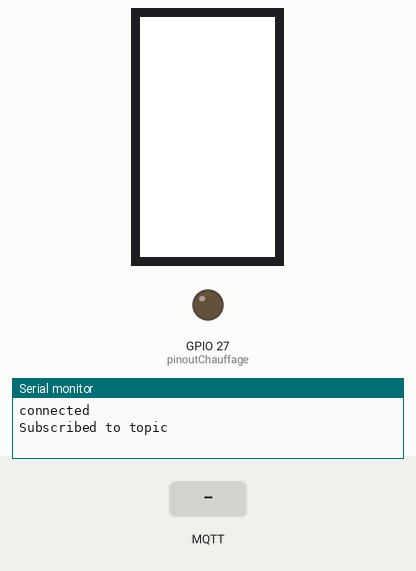
This program was run on a simulated ESP32. On the bench: 135×240 colour display, output pins drawn as LEDs (lit = HIGH), the last lines printed to the serial monitor. Inputs (shaded band) come from the test bench. WiFi joins after 1.5 s; servers stay silent unless stated; no MQTT or app messages arrive unless stated.

Above: at 6.2 s.
6.3 s: MQTT message "1" arrives on the first subscribed topic
At 7.0 s:
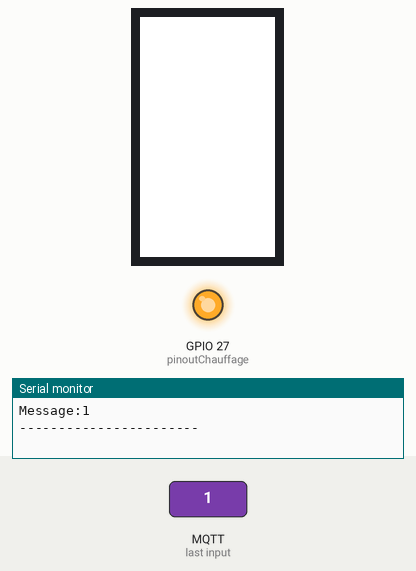
7.8 s: MQTT message "0" arrives on the first subscribed topic
At 8.2 s:
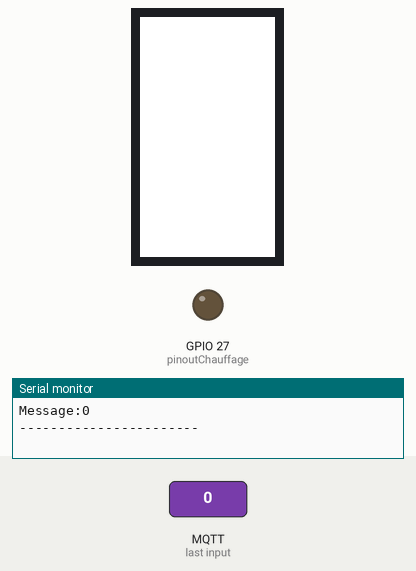
Timing chart, 0 to 10.8 s (numbered marks = the images above; inputs shaded):
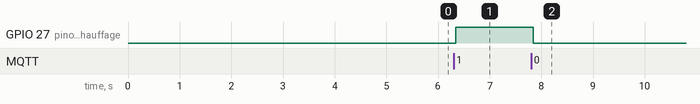

The program:

main.cpp
```cpp
#include <Arduino.h>
// For the screen
#include <TFT_eSPI.h>
// For wifi and mqtt
#include <WiFi.h>
#include <PubSubClient.h>
#include <Wire.h>
#include <SPI.h>


#define CONNECTION_TIMEOUT 30
#define pinoutChauffage 27
///_____
const char* ssid = "Domotique";
const char* password = "Domotique";
const char* mqttServer = "192.168.135.222";
const int mqttPort = 1883;
const char* mqttUser = "";
const char* mqttPassword = "";
const char* idCapteur = "Chauffage";
char* etat = "OFF";
char* etatWifi = "";
char* etatMqtt = "";


///____ Appel classes
TFT_eSPI tft = TFT_eSPI(); // Invoke library, pins defined in User_Setup_Select.h
WiFiClient espClient;
PubSubClient mqttClient(espClient);
///____

//init pins
void initPins(){
  pinMode(pinoutChauffage,OUTPUT);

}


//Demarre l'ecran
void initScreen()
{
  // tft.init();
  tft.begin();
  tft.setRotation(0);
  tft.setTextSize(2);
  tft.fillScreen(TFT_BLACK);
  tft.fillScreen(TFT_WHITE);
  tft.setCursor(40, 40);
  tft.println("Hello");
  tft.setCursor(25, 100);
  tft.println("DomoTic");
  tft.setCursor(25, 200);
  tft.println("Ver1.00");
  sleep(1);
}
void GestionIHM(){
  tft.fillScreen(TFT_WHITE);
  tft.setCursor(10, 20);
  tft.println(idCapteur);           //mqttClient.state());
  tft.setCursor(5, 50);
  tft.println("__________");


  tft.setCursor(5, 100);
  tft.println("ETAT: ");
  tft.setCursor(70, 100);
  tft.println(etat);

  tft.setCursor(5, 190);
  tft.println("WiFi : ");
  tft.setCursor(100, 190);
  tft.println(etatWifi);

  tft.setCursor(5, 220);
  tft.println("Mqtt : ");
  tft.setCursor(100, 220);
  tft.println(etatMqtt);

}
void wifiConnected(WiFiEvent_t wifi_event,WiFiEventInfo_t wifi_info){
etatWifi = "OK";
}

void wifiGotIP(WiFiEvent_t wifi_event,WiFiEventInfo_t wifi_info){
    tft.fillScreen(TFT_WHITE);
    tft.setCursor(5, 40);
    tft.println(WiFi.localIP());
    delay(1000);
}

void wifiDisconnected(WiFiEvent_t wifi_event,WiFiEventInfo_t wifi_info){
    int compteur_conn = 0;
    etatWifi = "KO";
    GestionIHM();
    WiFi.begin(ssid, password);
    while(WiFi.status() != WL_CONNECTED){
       compteur_conn++;                         // redemarre la carte apres 30s, equivalent de 150 tentatives de connection
       if (compteur_conn >= 5*CONNECTION_TIMEOUT){
         ESP.restart();
       }
      WiFi.begin(ssid, password);

    }
}

// Se connecte à un réseau WiFI
// Gestion WiFi par les event de la co
void initWifiConnection(){
    WiFi.mode(WIFI_STA); // mode station
    WiFi.onEvent(wifiConnected,SYSTEM_EVENT_STA_CONNECTED); // si l'état de la co Wifi passe à connected, appel la fct wifiConnected
    WiFi.onEvent(wifiGotIP,SYSTEM_EVENT_STA_GOT_IP);        // // si la carte recoit une @IP appel la fct wifiGotIP
    WiFi.onEvent(wifiDisconnected,SYSTEM_EVENT_STA_DISCONNECTED);  // si l'état de la co Wifi passe à disconnected, appel la fct wifiDisconnected, permet de se reconnecter automatiquement

    WiFi.begin(ssid, password);
}

void mqttCallback(char* topic, uint8_t* payload, unsigned int length){
  Serial.print("Message arrived in topic: ");
  Serial.println(topic);
  Serial.print("Message:");
  for (int i = 0; i < length; i++) {
    Serial.print((char)payload[i]);
  }
  Serial.println();
  Serial.println("-----------------------");
  //Serial.print((char)payload[0]);
   if( (char)payload[0] == '0'){
     etat = "OFF";
     digitalWrite(pinoutChauffage,LOW);
     mqttClient.publish("home/living_room/actuator_heating/state/acquittement", "OFF RECEIVED");
     GestionIHM();
     }
   else if ((char)payload[0] == '1'){
     etat = "ON";
     digitalWrite(pinoutChauffage,HIGH);
     mqttClient.publish("home/living_room/actuator_heating/state/acquittement", "ON RECEIVED");
     GestionIHM();
     }


}

void initMqtt(){
  while (WiFi.status() != WL_CONNECTED){}

  mqttClient.setServer(mqttServer, mqttPort);
  while (!mqttClient.connected()) {
    //Serial.println("Connecting to MQTT...");

    if (mqttClient.connect(idCapteur, mqttUser, mqttPassword )) {
      Serial.println("connected");
      etatMqtt = "OK";
      GestionIHM();
      } else {

      Serial.print("failed with state ");
      etatMqtt = "KO";
      GestionIHM();
      delay(2000);
      }
    mqttClient.setCallback(mqttCallback);
    bool a = mqttClient.subscribe("home/living_room/actuator_heating/state",1);//subscribe to topic
    if (a == true){Serial.println("Subscribed to topic");}
    delay(200);
    }

}

void setup() {
  Serial.begin(9600);
  delay(1000);
  initScreen();
  initPins();
  initWifiConnection();
  initMqtt();
  GestionIHM();


  }

void loop() {

  mqttClient.loop();


  if (!mqttClient.connected()){
       initMqtt();
  }


  //mqttClient.publish("esp/send", "La rue");

  //delay(2000);

}


/// note
/* il faudra peut-être changer l'adresse mac des cartes
http://www.hivemq.com/demos/websocket-client/
https://www.hivemq.com/public-mqtt-broker/
*/
```

Measured:
- after the input at 6.3 s, GPIO 27 (pinoutChauffage): LOW → HIGH at once
- after the input at 7.8 s, GPIO 27 (pinoutChauffage): HIGH → LOW at once
